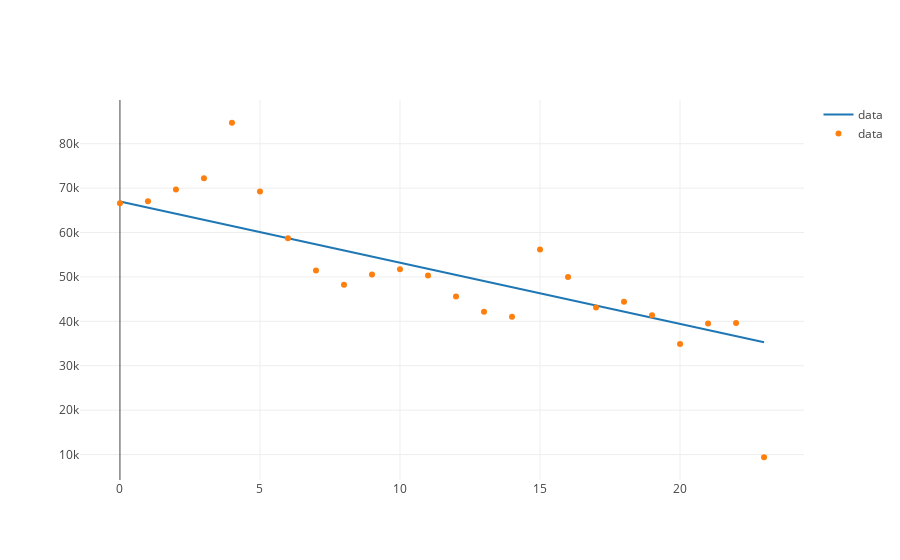

Source (notebook cell):
### Code cell
iplot([model_trace(-1378, 67004.7, month_numbers, revenues), actual_trace])

### Figure 1 — Plotly figure (JSON) as saved in the notebook; plotly's stock layout.template omitted (floating-point values rounded to 4 significant figures)
{"data": [{"mode": "lines", "name": "data", "text": [], "type": "scatter", "uid": "aa8e0c88-b101-491d-b69a-aec7f0113df7", "x": [0, 1, 2, 3, 4, 5, 6, 7, 8, 9, 10, 11, 12, 13, 14, 15, 16, 17, 18, 19, 20, 21, 22, 23], "y": [67000.0, 65630.0, 64250.0, 62870.0, 61490.0, 60110.0, 58740.0, 57360.0, 55980.0, 54600.0, 53220.0, 51850.0, 50470.0, 49090.0, 47710.0, 46330.0, 44960.0, 43580.0, 42200.0, 40820.0, 39440.0, 38070.0, 36690.0, 35310.0]}, {"mode": "markers", "name": "data", "text": [], "type": "scatter", "uid": "c6767211-d744-4f42-a3ac-16954da82d04", "x": [0, 1, 2, 3, 4, 5, 6, 7, 8, 9, 10, 11, 12, 13, 14, 15, 16, 17, 18, 19, 20, 21, 22, 23], "y": [66609, 67048, 69664, 72238, 84721, 69224, 58697, 51430, 48239, 50574, 51707, 50305, 45590, 42180, 41054, 56182, 49965, 43094, 44414, 41393, 34903, 39535, 39627, 9400]}], "layout": {"autosize": true, "xaxis": {"autorange": true, "range": [-1.412, 24.41], "type": "linear"}, "yaxis": {"autorange": true, "range": [3883.0, 90240.0], "type": "linear"}}}
